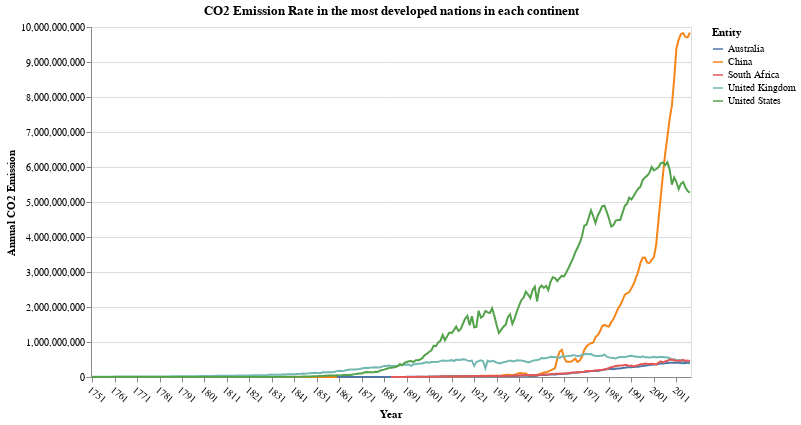

The notebook cell saved with this chart:
### Code cell
vis = most_developed_countries_co2(data)
display(vis)

### Figure 1 — Vega-Lite specification as saved in the notebook (floating-point values rounded to 4 significant figures; data arrays with more than 128 entries replaced by an {"elided": "..."} marker saying what was removed)
{"config": {"view": {"continuousWidth": 400, "continuousHeight": 300}}, "data": {"name": "data-42274505d26ee48488e273acb71ec0e3"}, "mark": "line", "encoding": {"color": {"condition": {"type": "nominal", "field": "Entity", "selection": "Choose"}, "value": "lightgrey"}, "x": {"type": "ordinal", "axis": {"labelAngle": 40, "values": [1751.0, 1761.0, 1771.0, 1781.0, 1791.0, 1801.0, 1811.0, 1821.0, 1831.0, 1841.0, 1851.0, 1861.0, 1871.0, 1881.0, 1891.0, 1901.0, 1911.0, 1921.0, 1931.0, 1941.0, 1951.0, 1961.0, 1971.0, 1981.0, 1991.0, 2001.0, 2011.0]}, "field": "Year"}, "y": {"type": "quantitative", "field": "Annual CO2 Emission"}}, "height": 350, "selection": {"Choose": {"type": "single", "fields": ["Entity"], "bind": {"input": "select", "options": ["China", "United Kingdom", "United States", "Australia", "South Africa"]}}}, "title": "CO2 Emission Rate in the most developed nations in each continent", "width": 600, "$schema": "https://vega.github.io/schema/vega-lite/v4.8.1.json", "datasets": {"data-42274505d26ee48488e273acb71ec0e3": {"elided": "1080 records"}}}
